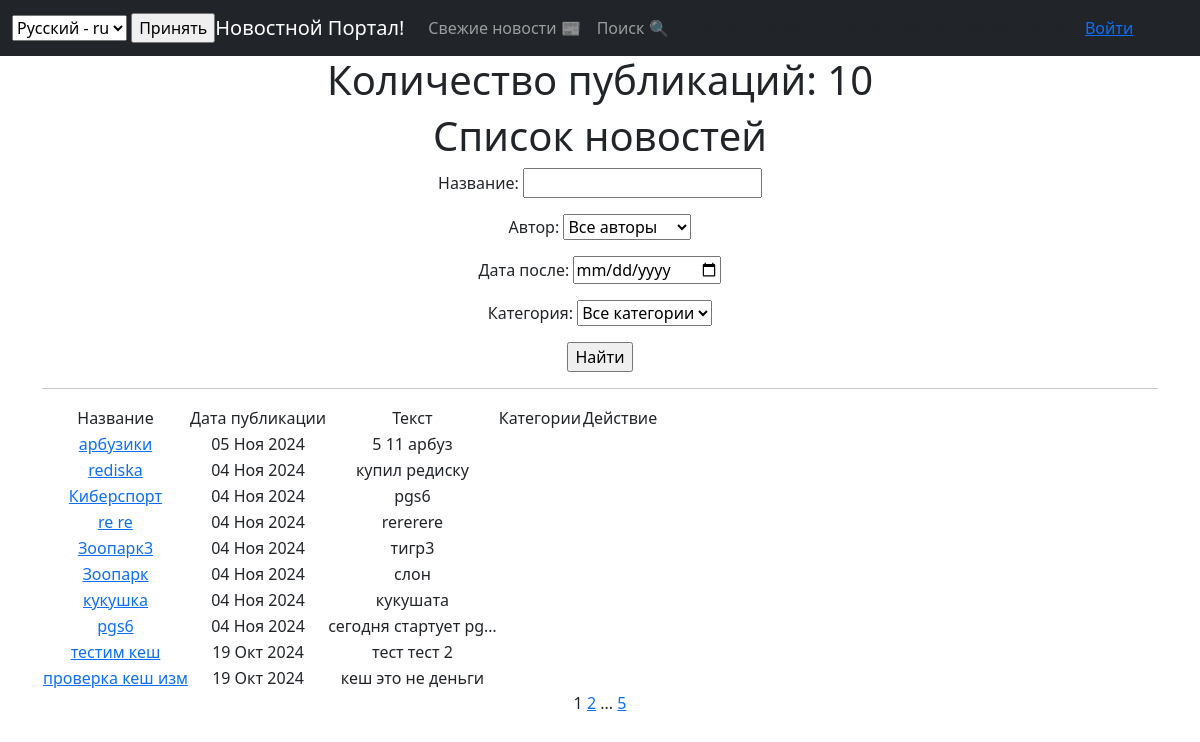
The app's page /post/search/, older data.
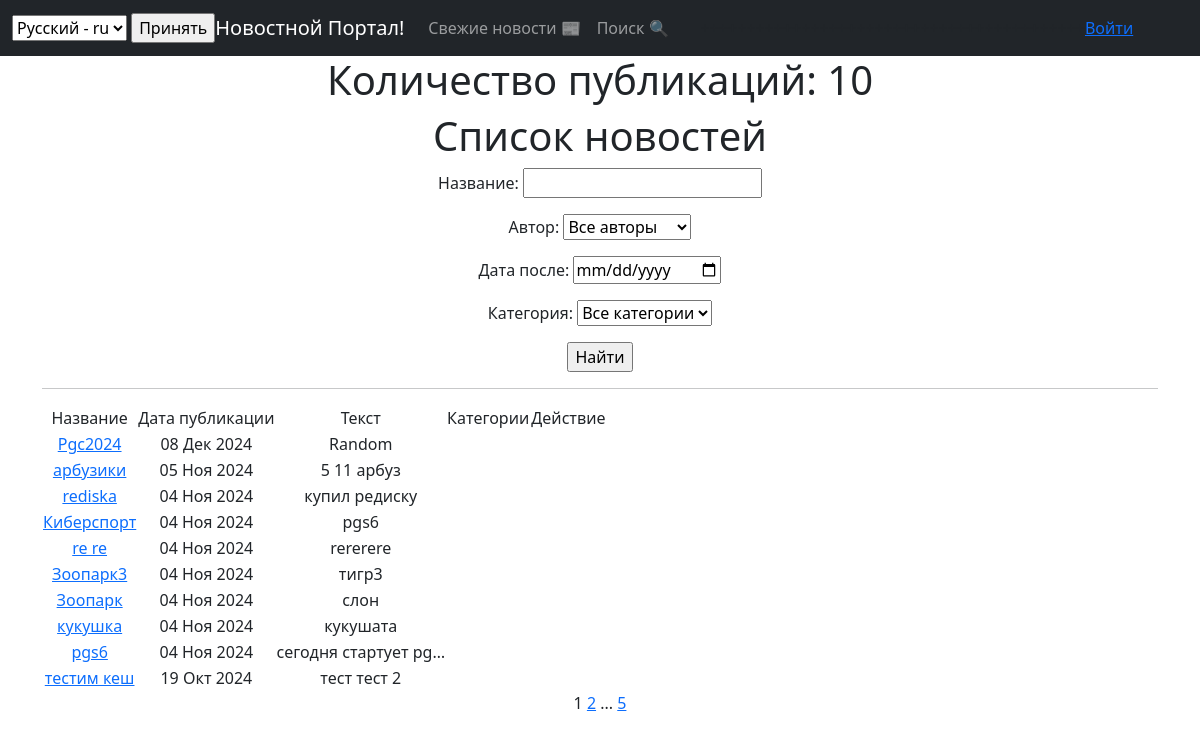
The same page, newer data.
### news/models.py (models this page shows, shortened)
class Post(models.Model):
    article = 'AR'
    news = 'NE'
    POSITIONS = [
        (article, 'Статья'),
        (news, 'Новость')
    ]
    author = models.ForeignKey(Author, on_delete=models.CASCADE)
    post_type = models.CharField(max_length=2, choices=POSITIONS, default=news)
    time_post = models.DateTimeField(auto_now_add=True)
    category = models.ManyToManyField(Category, through='PostCategory')
    title = models.CharField(max_length=255)
    text = models.TextField()
    rating = models.IntegerField(default=0)

### news/views.py (the view, shortened to what this page needs)
# urls.py: path('', PostsList.as_view(), name='post_list'),
class PostsList(ListView):
    model = Post
    ordering = '-time_post'
    context_object_name = 'posts'
    paginate_by = 10
    def get_queryset(self):
        queryset = super().get_queryset()
        self.filterset = PostFilter(self.request.GET, queryset)
        return self.filterset.qs
    def get_context_data(self, **kwargs):
        context = super().get_context_data(**kwargs)
        context['filterset'] = self.filterset
        context['current_time'] = timezone.now()
        context['timezones'] = pytz.common_timezones
        return context
    def get_template_names(self):
        if self.request.path == '/post/search/':
            return 'flatpages/post_search.html'
        return 'flatpages/posts.html'

### news/models.py (called while the page is built)
    def __str__(self):
        return self.user.username

    def __str__(self):
        return self.name.title()

### templates/flatpages/post_search.html (shortened to what this page needs)
{% extends 'flatpages/default.html' %}
{% load i18n %}
{% load custom_filters %}
{% block content %}
    <h1>{% trans "Количество публикаций" %}: {{ posts|length }} </h1>
    <h1>{% trans "Список новостей" %}</h1>
    <form action="" method="get">
       {{ filterset.form.as_p }}
       <input type="submit" value="Найти" />
    </form>
    <hr>
    {% if posts %}
        <table>
            <tr>
                <td>{% trans "Название" %}</td>
                <td>{% trans "Дата публикации" %}</td>
                <td>{% trans "Текст" %}</td>
                <td>{% trans "Категории" %}</td>
                <td>{% trans "Действие" %}</td>
            </tr>
            {% for post in posts %}
            <tr>
                <td><a href="{% url 'post_detail' post.id %}">{{ post.title }}</a></td>
                <td>{{ post.time_post|date:'d M Y' }}</td>
                <td>{{ post.text|truncatechars:20 }}</td>
                <td>
                </td>
                <td>
                </td>
            </tr>
            {% endfor %}
        </table>
    {% else %}
        <h2> {% trans "Новостей нет! "%} =( </h2>
    {% endif %}
    {{ page_obj.number }}
    {% if page_obj.has_next %}
        <a href="?page={{ page_obj.next_page_number }}">{{ page_obj.next_page_number }}</a>
        {% if paginator.num_pages != page_obj.next_page_number %}
           ...
           <a href="?page={{ page_obj.paginator.num_pages }}">{{ page_obj.paginator.num_pages }}</a>
       {% endif %}
    {% endif %}
{% endblock content %}

### templates/flatpages/default.html (shortened to what this page needs)
<!DOCTYPE html>
{% load i18n %}
{% load tz %}
<html lang="en">
<head>
    {% load static %}
    <link href="{% static 'css/styles.css' %}" rel="stylesheet"/>
</head>
<body>
<nav class="navbar navbar-expand-lg navbar-dark bg-dark static-top">
   <div class="container">
       <form action="{% url 'set_language' %}" method="POST"> {% csrf_token %}
        <select name="language" id="">
            {% get_available_languages as LANGUAGES %}
            {% get_language_info_list for LANGUAGES as languages %}
            {% get_current_language as LANGUAGE_CODE %}
            {% for language in languages %}
                <option value="{{ language.code }}" {% if language.code == LANGUAGE_CODE %} selected {% endif %}>
                    {{ language.name_local }} - {{ language.code }}
                </option>
            {% endfor %}
        </select>
        <input type="submit" value="Принять">
        </form>
       <a class="navbar-brand" href="#">{% trans "Новостной Портал!"%}</a>
       <div class="collapse navbar-collapse" id="navbarResponsive">
           <ul class="navbar-nav ml-auto">
               <li class="nav-item">
                   <a class="nav-link" href="/post/">{% trans "Свежие новости 📰" %}</a>
               </li>
               <li class="nav-item">
                   <a class="nav-link" href="/post/search/">{% trans "Поиск 🔍" %}</a>
               </li>
           </ul>
       </div>
   </div>
    <div class="conteiner" style="width: 200px">
        {% if user.is_authenticated %}
        <a href="{% url 'profile' %}">Профиль</a>
        {% else %}
        <a href="{% url 'account_login' %}">Войти</a>
        {% endif %}
    </div>
</nav>
<div class="container">
    <div class="row">
        <div class="col-lg-12 text-center">
            {% block content %}
            {% endblock content %}
        </div>
    </div>
</div>
</body>
</html>

Row changes from the older to the newer data that the page shows:
no longer on this page (row unchanged): Post: title "проверка кеш изм", time_post "19 Окт 2024", text "кеш это не деньги"
added Post: title "Pgc2024", time_post "08 Дек 2024", text "Random"
